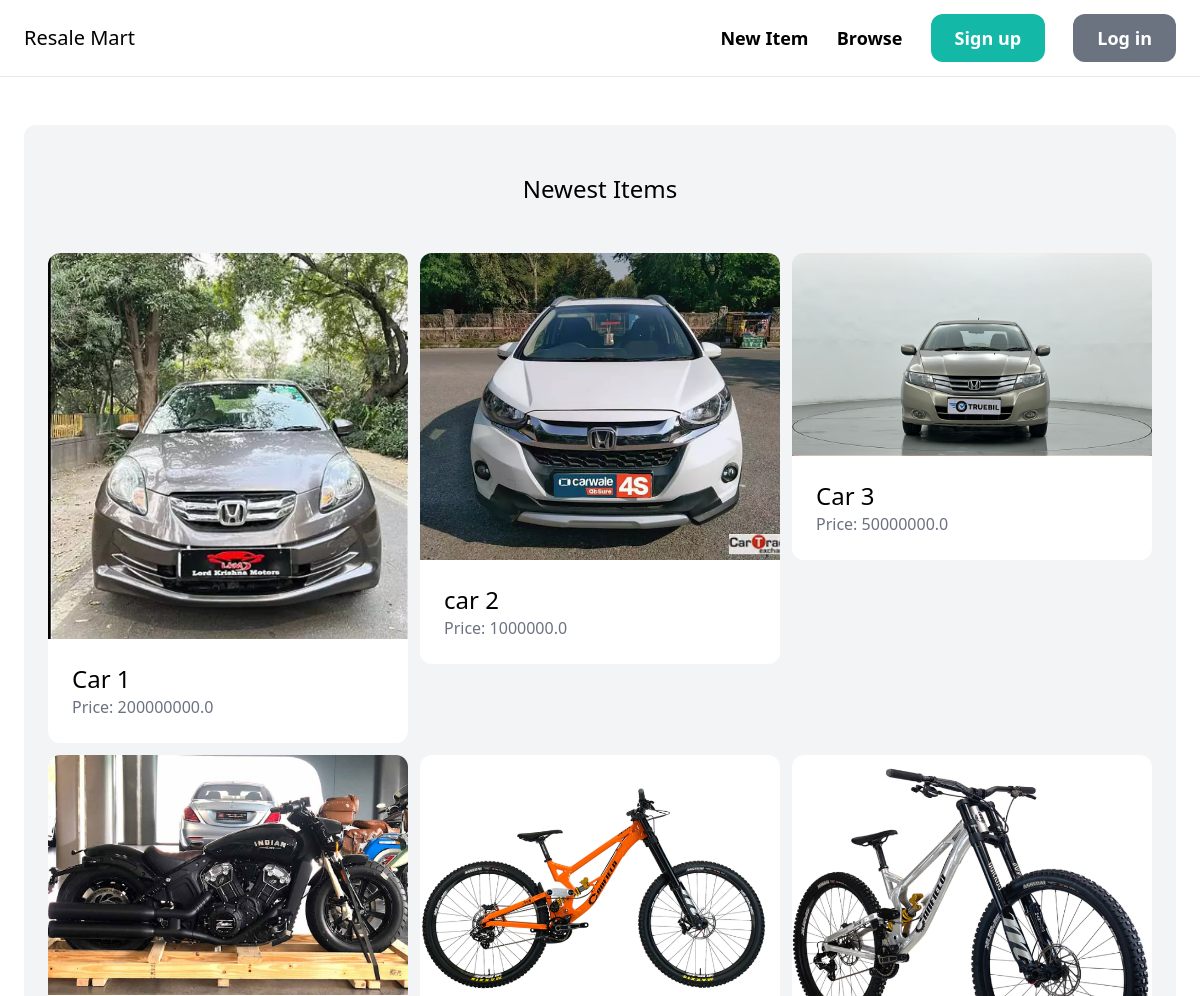
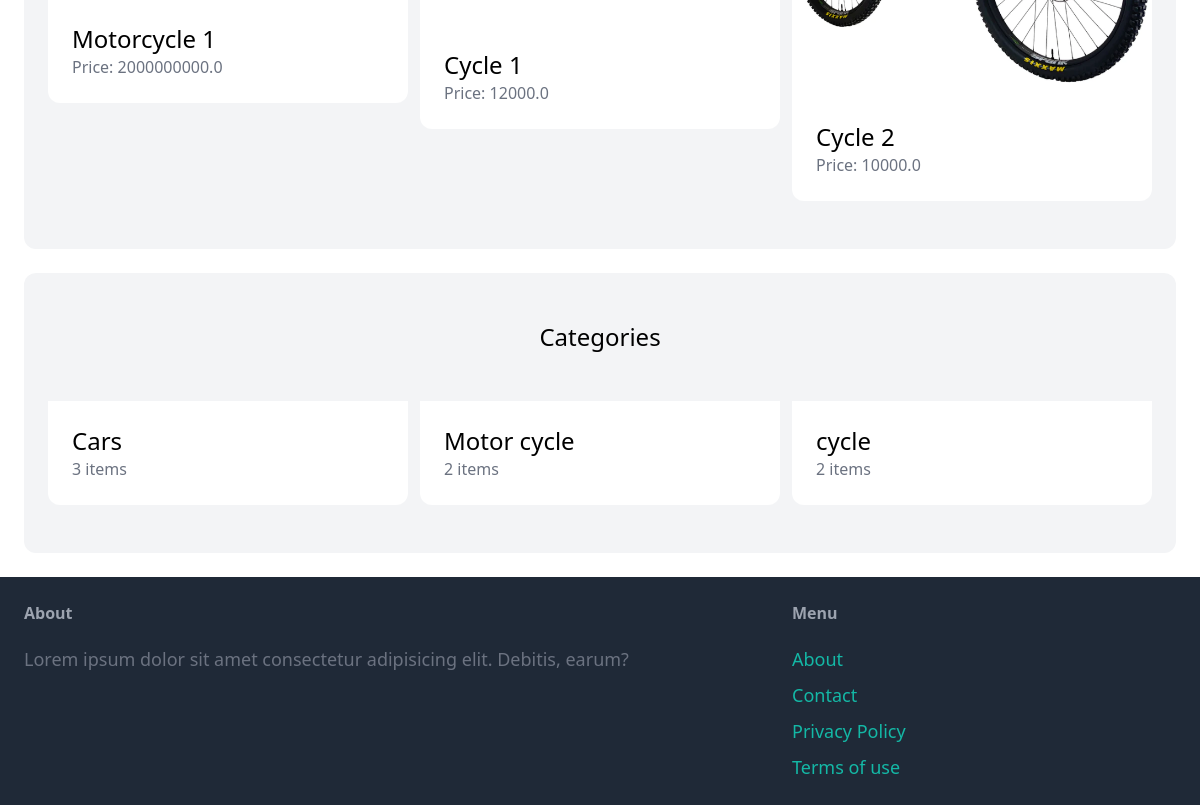
The page / on the database its author committed (2 pictures, top to bottom).
### item/models.py (models this page shows, shortened)
class Item(models.Model):
    category = models.ForeignKey(Category, related_name='items', on_delete=models.CASCADE)
    name = models.CharField(max_length=255)
    description = models.TextField(blank=True, null=True)
    price = models.FloatField()
    image = models.ImageField(upload_to='item_images', blank=True, null=True)
    is_sold = models.BooleanField(default=False)
    created_by = models.ForeignKey(User, related_name='items', on_delete=models.CASCADE)
    created_at = models.DateTimeField(auto_now_add=True)

class Category(models.Model):
    name = models.CharField(max_length=255)
    class Meta:
        ordering = ('name',)
        verbose_name_plural = "Categories"

### core/views.py (the view)
# urls.py: path('', views.index, name = 'index'),
def index(request):
    items = Item.objects.filter(is_sold=False)[0:6]
    categories = Category.objects.all()
    return render(request, 'core/index.html', {
        'categories': categories,
        'items': items,
    })

### core/templates/core/index.html (shortened to what this page needs)
{% extends 'core/base.html' %}
{% block content %}
    <div class="mt-6 px-6 py-12 bg-gray-100 rounded-xl">
        <h2 class="mb-12 text-2xl text-center">Newest Items</h2>
        <div class="grid grid-cols-3 gap-3">
            {% for item in items %}
                <div>
                    <a href="{% url 'item:detail' item.id%}">
                        <div>
                            {% if item.image %}
                            <img src="{{item.image.url}}" alt="{{item.name}} image" class="rounded-t-xl ">
                            {% endif %}
                        </div>
                        <div class="p-6 bg-white rounded-b-xl">
                            <h2 class="text-2xl">{{item.name}}</h2>
                            <p class="text-gray-500">Price: {{ item.price}}</p>
                        </div>
                    </a>
                </div>
            {% endfor %}
        </div>
    </div>
    <div class="mt-6 px-6 py-12 bg-gray-100 rounded-xl">
        <h2 class="mb-12 text-2xl text-center">Categories</h2>
        <div class="grid grid-cols-3 gap-3">
            {% for category in categories %}
            <div>
                <a href="#">
                    <div class="p-6 bg-white rounded-b-xl">
                        <h2 class="text-2xl">{{category.name}}</h2>
                        <p class="text-gray-500">{{category.items.count}} items</p>
                    </div>
                </a>
            </div>
            {% endfor %}
        </div>
    </div>
{% endblock content %}

### core/templates/core/base.html (shortened to what this page needs)
<!DOCTYPE html>
<html lang="en">
<head>
    <script src="https://cdn.tailwindcss.com"></script>
</head>
<body>
    <nav class="px-6 py-6 flex justify-between items-center border-b border-gray-200">
        <a href="/" class="text-xl font-semibold:href">Resale Mart</a>
        <div class="space-x-6">
            <a href="{% url 'item:new' %}" class="text-lg font-semibold hover:text-gray-500">New Item</a>
            <a href="{% url 'item:items' %}" class="text-lg font-semibold hover:text-gray-500">Browse</a>
            {% if request.user.is_authenticated %}
                <a href="{% url 'conversation:inbox' %}" class="px-6 py-3 text-lg font-semibold bg-teal-500 text-white rounded-xl hover:bg-teal-700">Inbox</a>
                <a href="{% url 'dashboard:index' %}" class="px-6 py-3 text-lg font-semibold bg-gray-500 text-white rounded-xl hover:bg-gray-700">Dashboard</a>
            {% else %}
                <a href="{% url 'core:signup' %}" class="px-6 py-3 text-lg font-semibold bg-teal-500 text-white rounded-xl hover:bg-teal-700">Sign up</a>
                <a href="{% url 'core:login' %}" class="px-6 py-3 text-lg font-semibold bg-gray-500 text-white rounded-xl hover:bg-gray-700">Log in</a>
            {% endif %}
        </div>
    </nav>
    <div class="py-6 px-6">
        {% block content %}     {% endblock content %}
    </div>
    <footer class="py-6 px-6 flex justify-between bg-gray-800">
        <div class="w-2/3 pr-10">
            <h3 class="mb-5 font-semibold text-gray-400">About</h3>
            <p class="text-lg text-gray-500">Lorem ipsum dolor sit amet consectetur adipisicing elit. Debitis, earum?</p>
        </div>
        <div class="w-1/3">
            <h3 class="mb-5 font-semibold text-gray-400">Menu</h3>
            <ul class="space-y-2">
                <li><a href="#" class="text-lg text-teal-500 hover:text-teal-700">About</a></li>
                <li><a href="{% url 'core:contact'%}" class="text-lg text-teal-500 hover:text-teal-700">Contact</a></li>
                <li><a href="#" class="text-lg text-teal-500 hover:text-teal-700">Privacy Policy</a></li>
                <li><a href="#" class="text-lg text-teal-500 hover:text-teal-700">Terms of use</a></li>
            </ul>
        </div>
    </footer>
</body>
</html>

### rows shown on the page
Item: image (picture), name "Car 1", price "200000000.0"
Item: image (picture), name "car 2", price "1000000.0"
Item: image (picture), name "Car 3", price "50000000.0"
Item: image (picture), name "Motorcycle 1", price "2000000000.0"
Item: image (picture), name "Cycle 1", price "12000.0"
Item: image (picture), name "Cycle 2", price "10000.0"
Category: name "Cars", items.count "3"
Category: name "Motor cycle", items.count "2"
Category: name "cycle", items.count "2"
